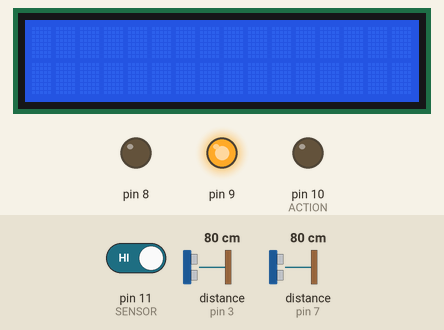
Bench run of a sketch on a simulated Arduino Uno, built with avr-gcc and run on an emulated ATmega328P. Parts: 16×2 character LCD, output pins drawn as LEDs (lit = HIGH). Wiring (inferred from the names in the program): ultrasonic range finder: trigger pin 4; echo pin 3. The test bench sets the inputs (shaded band); at power-on: pin 11 (SENSOR) HIGH, distance to the obstacle (sensors on pin 3, pin 7) 80 cm. The echo pulse lasts 58.3 µs per cm; pins used as bus, display or sensor lines are not drawn; what the sketch prints to the serial monitor is not drawn.

Above: at 1.2 s.
1.3 s: pin 11 (SENSOR) driven LOW
At 3.8 s:
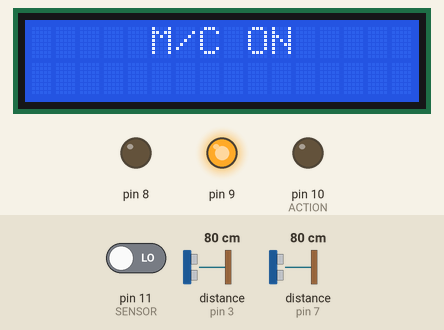
4.3 s: distance to the obstacle (sensor on pin 3) set to 7 cm
7.3 s: distance to the obstacle (sensor on pin 3) set to 4 cm
At 9.4 s:
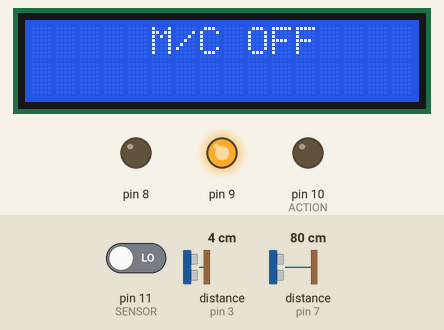
At 11.1 s:
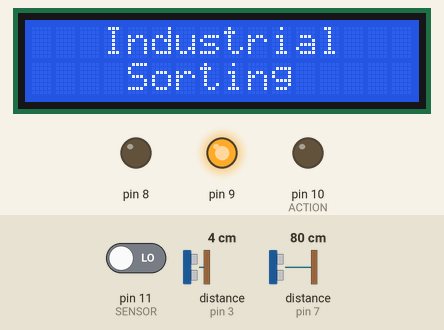
12.8 s: pin 11 (SENSOR) driven HIGH
Timing chart, 0 to 15.8 s (numbered marks = the images above; inputs shaded):
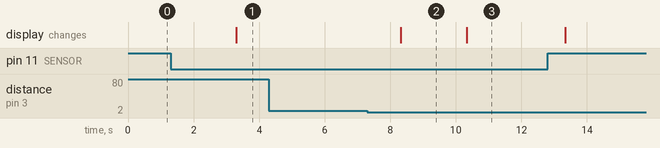

The sketch:

System_Final.ino
```cpp
#include <LiquidCrystal.h> // includes the LiquidCrystal Library
LiquidCrystal lcd(14, 15, 16, 17, 18, 19); // Creates an LC object. Parameters: (rs, enable, d4, d5, d6, d7)

#define S0 0
#define S1 1
#define S2 6
#define S3 5
#define sensorOut 7
int Red_frequency = 0;
int Green_frequency = 0;
int Blue_frequency = 0;
int trigPin = 4;
int echoPin = 3;
long duration;
float distance;
#define SENSOR 11 // define pint 7 for sensor
#define ACTION 10 // define pin 6 as for ACTION


void setup() {
   lcd.begin(16,2); // Initializes the interface to the LCD screen, and specifies the dimensions (width and height) of the display }

  // put your setup code here, to run once:
  pinMode(trigPin, OUTPUT);
  pinMode(echoPin, INPUT);
  pinMode(9,OUTPUT);
  pinMode(8,OUTPUT);
  digitalWrite(9,HIGH);
  pinMode(S0, OUTPUT);
  pinMode(S1, OUTPUT);
  pinMode(S2, OUTPUT);
  pinMode(S3, OUTPUT);
  pinMode(sensorOut, INPUT);

  // Setting frequency-scaling to 20%
  digitalWrite(S0,HIGH);
  digitalWrite(S1,LOW);
  pinMode(SENSOR, INPUT_PULLUP);// define pin as Input  sensor
  pinMode(ACTION, OUTPUT);// define pin as OUTPUT for ACTION

Serial.begin(9600);
}

void loop() {
   // put your main code here, to run repeatedly:
digitalWrite(trigPin, LOW);  // Clears the trigPin//
delayMicroseconds(2);
digitalWrite(trigPin, HIGH); // Sets the trigPin on HIGH state for 10 micro seconds
delayMicroseconds(5);
digitalWrite(trigPin, LOW);
duration = pulseIn(echoPin, HIGH);  // Reads the echoPin, returns the sound wave travel time in microseconds
distance= duration*0.034/2;  // Calculating the distance


int L =digitalRead(SENSOR);// read the sensor

     if(L == 0)
{
  delay(2000);
  lcd.clear();
  lcd.setCursor(5,0);
  lcd.print("M/C ON");
  do{
    for(int x=0;x <3200; x++)
    {
      digitalWrite(8,HIGH);
   delayMicroseconds(500);
   digitalWrite(8,LOW);
   delayMicroseconds(500);
   digitalWrite(trigPin, LOW);  // Clears the trigPin//
  delayMicroseconds(2);
  digitalWrite(trigPin, HIGH); // Sets the trigPin on HIGH state for 10 micro seconds
  delayMicroseconds(5);
  digitalWrite(trigPin, LOW);
  duration = pulseIn(echoPin, HIGH);  // Reads the echoPin, returns the sound wave travel time in microseconds
  distance= duration*0.034/2;  // Calculating the distance
    Serial.println(distance);
   if(distance < 5)
   {
     lcd.clear();
     lcd.setCursor(5,0);
     lcd.print("M/C OFF");
     delay(2000);
     lcd.clear();
     lcd.setCursor(3,0);
     lcd.print("Industrial");
     lcd.setCursor(4,1);
     lcd.print("Sorting");
     delay(3000);
     lcd.clear();
     lcd.setCursor(5,0);
     lcd.print("Thanks");
     lcd.setCursor(4,1);
     lcd.print("TEAM(18)");
    break;
   }
    // Setting red filtered photodiodes to be read
  digitalWrite(S2,LOW);
  digitalWrite(S3,LOW);
  // Reading the output frequency
  Red_frequency = pulseIn(sensorOut, LOW);


  // Setting Green filtered photodiodes to be read
  digitalWrite(S2,HIGH);
  digitalWrite(S3,HIGH);
  // Reading the output frequency
  Green_frequency = pulseIn(sensorOut, LOW);


  // Setting Blue filtered photodiodes to be read
  digitalWrite(S2,LOW);
  digitalWrite(S3,HIGH);
  // Reading the output frequency
  Blue_frequency = pulseIn(sensorOut, LOW);

    if((Green_frequency >= 70) && (Green_frequency <= 80 ))
    {
      if((Red_frequency >= 100)&&(Red_frequency <= 107))
      {
        if((Blue_frequency >= 68)&&(Blue_frequency <=78))
        {
          lcd.setCursor(2,1);
          lcd.print("Part'Green'");
         }
        }
        else if((Red_frequency >= 45)&&(Red_frequency <= 52))
        {
          if((Blue_frequency >= 50)&&(Blue_frequency <=60))
          {
            lcd.setCursor(2,1);
            lcd.print("Part'Red'");
            }
          }
    }

    }


    }while(distance > 5);
}
if(distance < 5)
{
    digitalWrite(8,LOW);
       delayMicroseconds(500);
      digitalWrite(8,LOW);
      delayMicroseconds(500);
  }

}
```

Measured:
- the behaviour switches between 6 and 5 cm on distance to the obstacle (sensor on pin 3) (found by bisection; images 1 and 2)
- after the input at 1.3 s, the display: changes after 2.0 s (image 1)
- after the input at 7.3 s, the display: changes after 1.0 s (image 2)
- what the display in image 2 shows lasts 2.0 s, from 8.3 s to 10.3 s
